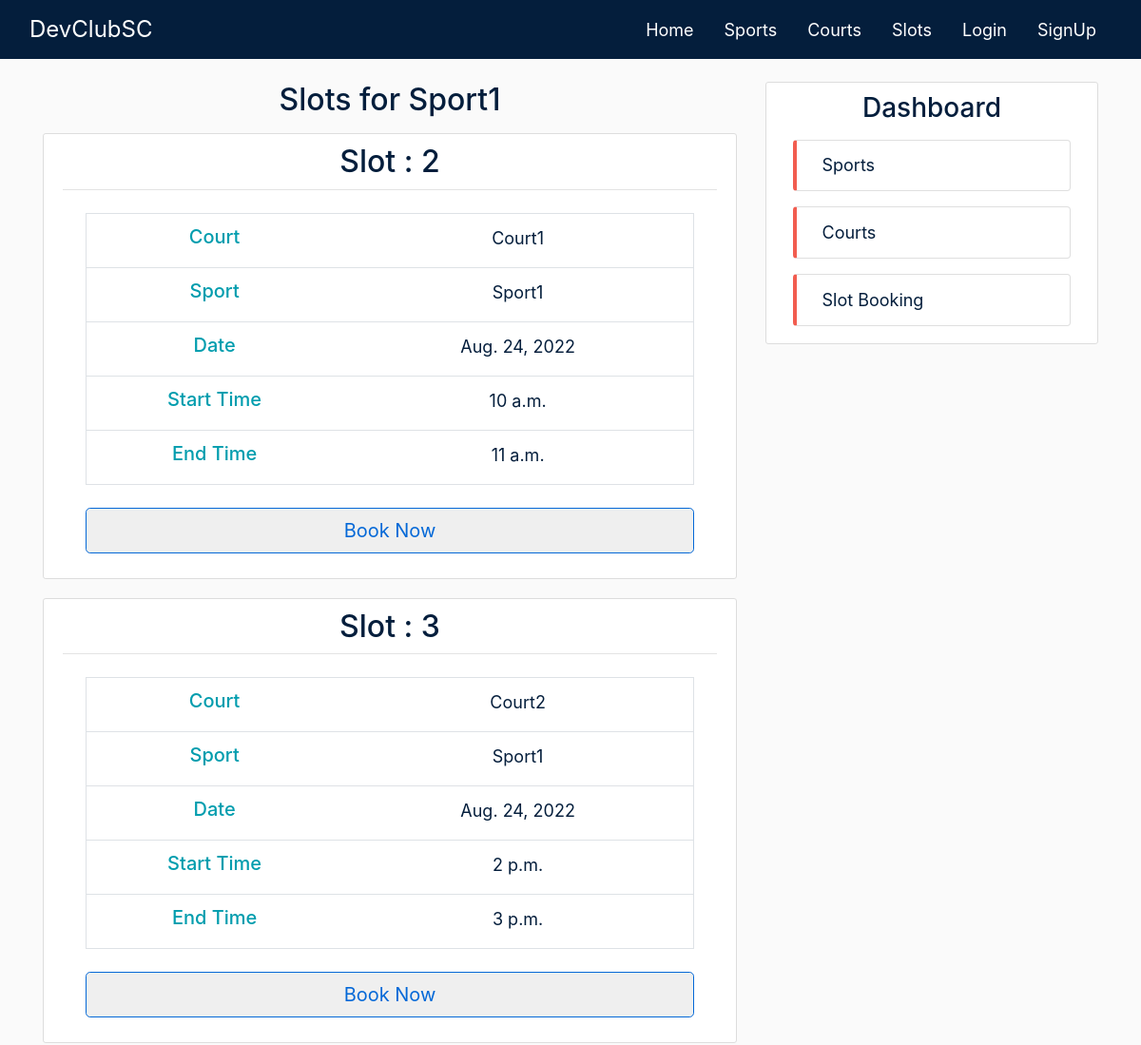
The page /sports/Sport1/ (upper part) on the database as committed earlier.
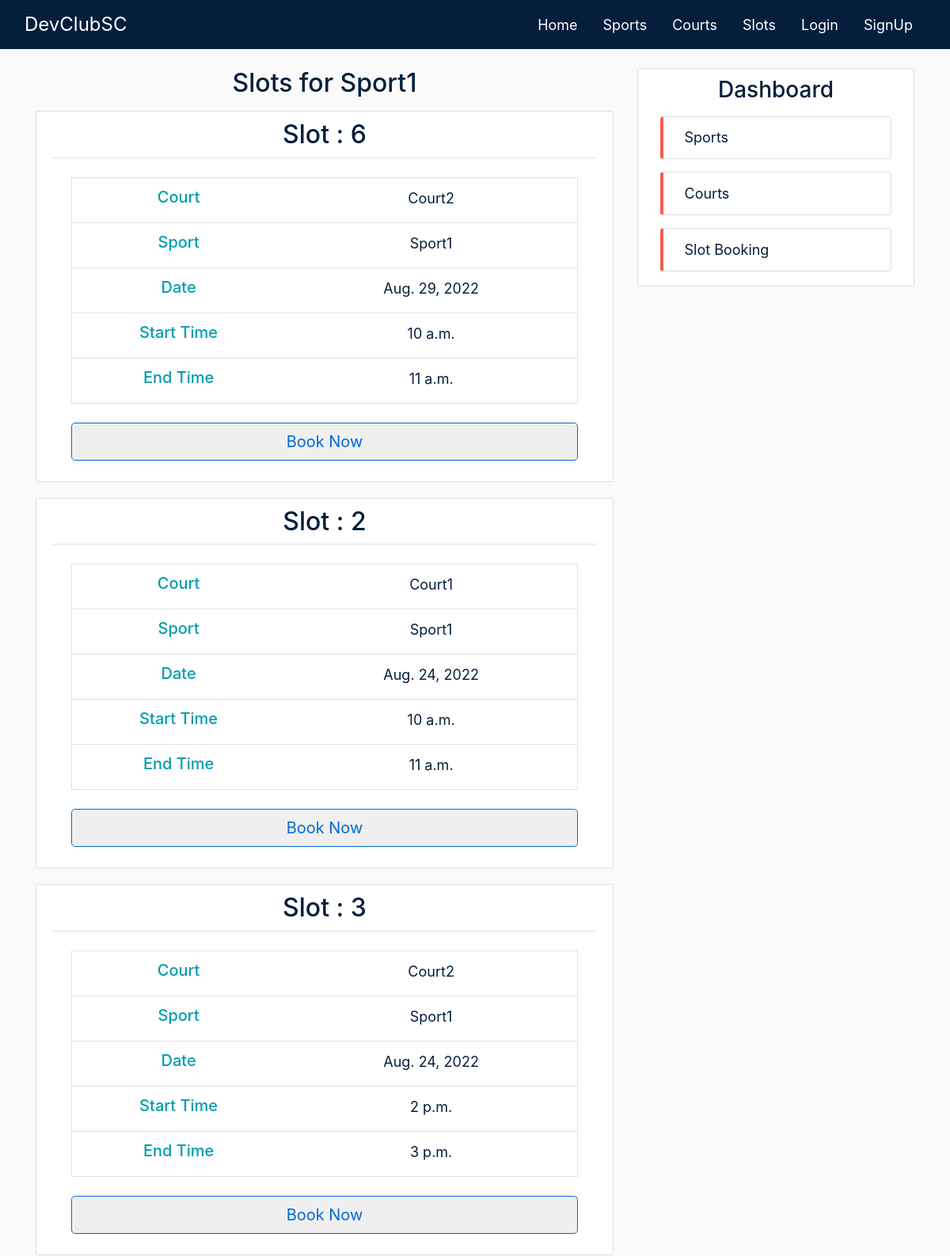
The same page on the database as committed later.
### sports/models.py (models this page shows, shortened)
class Slot(models.Model):
    sport = models.ForeignKey(Sport, on_delete=models.CASCADE, default='')
    court = models.ForeignKey(Court, on_delete=models.CASCADE, default='')
    date = models.DateField()
    start_time = models.TimeField()
    end_time = models.TimeField()

class Sport(models.Model):
    name = models.CharField(max_length=100)
    courts = models.ManyToManyField(Court, blank=True)

### courts/models.py (models this page shows, shortened)
class Court(models.Model):
    name = models.CharField(max_length=100)
    capacity = models.IntegerField()

### sports/views.py (the view)
# urls.py: path('sports/<str:name>/', SportSlotListView.as_view(), name='sport-slots'),
class SportSlotListView(ListView):
    model = Slot
    template_name = 'sports/sport_slots.html'
    context_object_name = 'slots'
    extra_context = {'staffs': Staff.objects.all()}
    def get_queryset(self):
        sport = get_object_or_404(Sport, name=self.kwargs.get('name'))
        return Slot.objects.filter(sport=sport).order_by('-date')

### sports/templates/sports/sport_slots.html (shortened to what this page needs)
{% extends 'sports/base.html' %}
{% block content %}
    <h2 class="article-title sport-detail-title centre-text mb-3">Slots for {{ view.kwargs.name }}</h2>
{% for slot in slots %}
    <article class="media content-section">
        <div class="media-body">
            <div class="article-metadata">
                <h2 class="article-title sport-detail-title">Slot : {{slot.id}}</h2>
            </div>
        <div class=" mx-4 my-4">
            <table class="table table-hover border rounded">
                <tbody>
                <tr>
                    <th scope="row" class='centre-text'><h5 class="centre-text side-header mb-2">Court</h5></th>
                    <td class='centre-text px-4'>
                        <a class="small-text small-a" href="{% url 'courts-detail' slot.court.id %}">{{ slot.court.name }}</a>
                    </td>
                </tr>
                <tr>
                    <th scope="row" class='centre-text'><h5 class="centre-text side-header mb-2">Sport</h5></th>
                    <td class='centre-text px-4'>
                        <a class="small-text small-a" href="{% url 'sports-detail' slot.sport.id %}">{{ slot.sport.name }}</a>
                    </td>
                </tr>
                <tr>
                    <th scope="row" class='centre-text'><h5 class="centre-text side-header mb-2">Date</h5></th>
                    <td class='centre-text px-4'>
                        <a class="small-text small-a" href="#">{{ slot.date }}</a>
                    </td>
                </tr>
                <tr>
                    <th scope="row" class='centre-text'><h5 class="centre-text side-header mb-2">Start Time</h5></th>
                    <td class='centre-text px-4'>
                        <a class="small-text small-a" href="#">{{ slot.start_time }}</a>
                    </td>
                </tr>
                <tr>
                    <th scope="row" class='centre-text'><h5 class="centre-text side-header mb-2">End Time</h5></th>
                    <td class='centre-text px-4'>
                        <a class="small-text small-a" href="#">{{ slot.end_time }}</a>
                    </td>
                </tr>
                </tbody>
            </table>
        </div>
            <div class="px-4">
                <form action="{%url 'add_slot' slot.id %}" method="POST">
                    <button type="submit" class="btn btn-outline btn-block btn-lg mt-1 mb-3">Book Now</button>
                </form>
            </div>
        </div>
    </article>
{% endfor %}
{% endblock content %}

Rows that differ between the two databases and show on the page:
added Slot: id "6", court.name "Court2", sport.name "Sport1", date "Aug. 29, 2022", start_time "10 a.m.", end_time "11 a.m."
